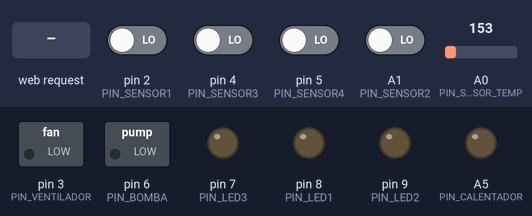
A sketch run on a simulated Arduino Uno, built with avr-gcc and run on an emulated ATmega328P. Parts: switched loads named in the sketch (green lamp = pin HIGH), output pins drawn as LEDs (lit = HIGH). The inputs (shaded band) are chosen by the test bench; at power-on: A1 (PIN_SENSOR2), pin 2 (PIN_SENSOR1), pin 4 (PIN_SENSOR3), pin 5 (PIN_SENSOR4) LOW, A0 (PIN_SENSOR_TEMP) = 153. WiFi joins after 1.5 s; servers stay silent unless stated.

Above: at 1.2 s.
1.3 s: HTTP request GET /?LED1=T received
At 1.6 s:
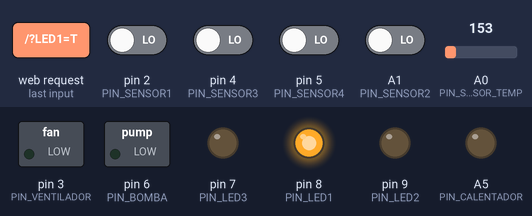
2.8 s: HTTP request GET /?LED2=T received
At 3.9 s:
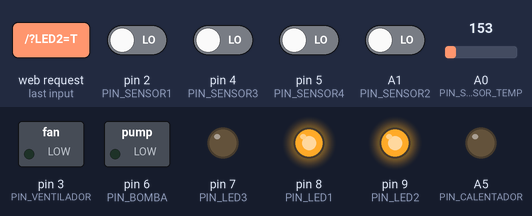
4.3 s: HTTP request GET /?LED1=F received
At 5.1 s:
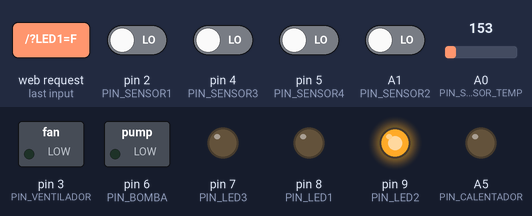
5.8 s: HTTP request GET /?LED3=T received
At 6.2 s:
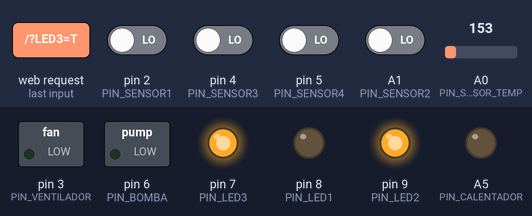
7.3 s: HTTP request GET /?LED2=F received
At 8.5 s:
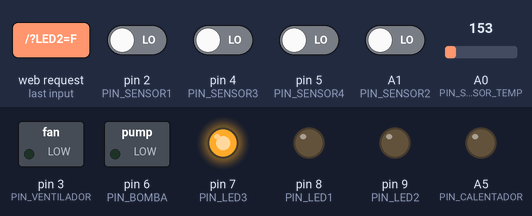
8.8 s: HTTP request GET /?LED3=F received
At 9.7 s:
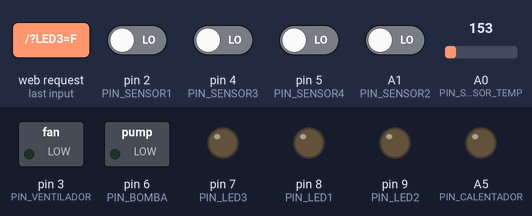
Timing chart, 0 to 11.3 s (numbered marks = the images above; inputs shaded):
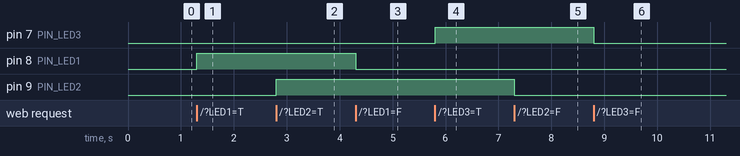

Measured:
- after the input at 1.3 s, pin 8 (PIN_LED1): LOW → HIGH at once
- after the input at 2.8 s, pin 9 (PIN_LED2): LOW → HIGH at once
- after the input at 4.3 s, pin 8 (PIN_LED1): HIGH → LOW at once
- after the input at 5.8 s, pin 7 (PIN_LED3): LOW → HIGH at once
- after the input at 7.3 s, pin 9 (PIN_LED2): HIGH → LOW at once
- after the input at 8.8 s, pin 7 (PIN_LED3): HIGH → LOW at once

The sketch:

Domotica.ino
```cpp
#include <SPI.h>
#include <Ethernet.h>

byte mac[] = { 0xDE, 0xAD, 0xBE, 0xEF, 0xFE, 0xED };
IPAddress ip(10, 5, 208, 35);
EthernetServer servidor(80);

int PIN_LED1 = 8;
int PIN_LED2 = 9;
int PIN_LED3 = 7;
int PIN_SENSOR1 = 2;
int PIN_SENSOR2 = A1;
int PIN_SENSOR3 = 4;
int PIN_SENSOR4 = 5;
int PIN_BOMBA = 6;
int PIN_SENSOR_TEMP = A0;
int PIN_VENTILADOR = 3;
int PIN_CALENTADOR = A5;
String readString = String(30);
String state1 = String(3);
String state2 = String(3);
String state3 = String(3);
String stateBomba = String(3);
String stateVentilador = String(3);
String stateCalentador = String(3);

void setup() {
  Ethernet.begin(mac, ip);
  servidor.begin();
  pinMode(PIN_LED1, OUTPUT);
  pinMode(PIN_LED2, OUTPUT);
  pinMode(PIN_LED3, OUTPUT);
  pinMode(PIN_SENSOR1, INPUT);
  pinMode(PIN_SENSOR2, INPUT);
  pinMode(PIN_SENSOR3, INPUT);
  pinMode(PIN_SENSOR4, INPUT);
  pinMode(PIN_BOMBA, OUTPUT);
  pinMode(PIN_SENSOR_TEMP, INPUT);
  pinMode(PIN_VENTILADOR, OUTPUT);
  pinMode(PIN_CALENTADOR, OUTPUT);
  digitalWrite(PIN_LED1, LOW);
  digitalWrite(PIN_LED2, LOW);
  digitalWrite(PIN_LED3, LOW);
  digitalWrite(PIN_BOMBA, LOW);
  digitalWrite(PIN_VENTILADOR, LOW);
  digitalWrite(PIN_CALENTADOR, LOW);
  state1 = "OFF";
  state2 = "OFF";
  state3 = "OFF";
  stateBomba = "OFF";
  stateVentilador = "OFF";
  stateCalentador = "OFF";
}

void loop() {
  EthernetClient cliente = servidor.available();
  if (cliente) {
    Serial.println("new client");
    boolean lineaenblanco = true;
    while (cliente.connected()) {
      if (cliente.available()) {
        char c = cliente.read();
        if (readString.length() < 30) {
          readString.concat(c);
        }

        if (c == '\n' && lineaenblanco) {
          int LED1 = readString.indexOf("LED1=");
          int LED2 = readString.indexOf("LED2=");
          int LED3 = readString.indexOf("LED3=");
          if (readString.substring(LED1, LED1 + 6) == "LED1=T") {
            digitalWrite(PIN_LED1, HIGH);
            state1 = "ON";
          } else if (readString.substring(LED1, LED1 + 6) == "LED1=F") {
            digitalWrite(PIN_LED1, LOW);
            state1 = "OFF";
          }

          if (readString.substring(LED2, LED2 + 6) == "LED2=T") {
            digitalWrite(PIN_LED2, HIGH);
            state2 = "ON";
          } else if (readString.substring(LED2, LED2 + 6) == "LED2=F") {
            digitalWrite(PIN_LED2, LOW);
            state2 = "OFF";
          }

          if (readString.substring(LED3, LED3 + 6) == "LED3=T") {
            digitalWrite(PIN_LED3, HIGH);
            state3 = "ON";
          } else if (readString.substring(LED3, LED3 + 6) == "LED3=F") {
            digitalWrite(PIN_LED3, LOW);
            state3 = "OFF";
          }

          if (digitalRead(PIN_SENSOR2) == HIGH && digitalRead(PIN_SENSOR3) == LOW && digitalRead(PIN_SENSOR4) == LOW) {
            digitalWrite(PIN_BOMBA, HIGH);
            stateBomba = "ON";
          } else if (digitalRead(PIN_SENSOR2) == HIGH && digitalRead(PIN_SENSOR3) == HIGH && digitalRead(PIN_SENSOR4) == LOW) {
            digitalWrite(PIN_BOMBA, HIGH);
            stateBomba = "ON";
          }else{
            digitalWrite(PIN_BOMBA, LOW);
            stateBomba = "OFF";
          }

          int temperatura = obtenerTemperatura();
          if (temperatura > 26) {
            digitalWrite(PIN_VENTILADOR, HIGH);
            digitalWrite(PIN_CALENTADOR, LOW);
            stateVentilador = "ON";
            stateCalentador = "OFF";
          } else if (temperatura < 15) {
            digitalWrite(PIN_VENTILADOR, LOW);
            digitalWrite(PIN_CALENTADOR, HIGH);
            stateVentilador = "OFF";
            stateCalentador = "ON";
          } else {
            digitalWrite(PIN_VENTILADOR, LOW);
            digitalWrite(PIN_CALENTADOR, LOW);
            stateVentilador = "OFF";
            stateCalentador = "OFF";
          }

          cliente.println("HTTP/1.1 200 OK");
          cliente.println("Content-Type: text/html");
          cliente.println();
          cliente.println("<html>");
          cliente.println("<head>");
          cliente.println("<title>LED ON/OFF</title>");
          cliente.println("</head>");
          cliente.println("<body width=100% height=100%>");
          cliente.println("<center>");
          cliente.println("<h1>LED ON/OFF</h1>");
          cliente.println("<br><br>");
          cliente.println("Estado del LED 1: ");
          cliente.println(state1);
          cliente.println("<br><br>");
          cliente.println("Estado del LED 2: ");
          cliente.println(state2);
          cliente.println("<br><br>");
          cliente.println("Estado del LED 3: ");
          cliente.println(state3);
          cliente.println("<br><br>");
          cliente.println("Estado de la bomba: ");
          cliente.println(stateBomba);
          cliente.println("<br><br>");
          cliente.println("Temperatura: ");
          cliente.println(temperatura);
          cliente.println("°C");
          cliente.println("<br><br>");
          cliente.println("Estado del ventilador: ");
          cliente.println(stateVentilador);
          cliente.println("<br><br>");
          cliente.println("Estado del calentador: ");
          cliente.println(stateCalentador);
          cliente.println("<br><br>");

          cliente.println("Estado del Sensor 1: ");
          cliente.println(obtenerEstadoSensor(PIN_SENSOR1));
          cliente.println("<br><br>");
          cliente.println("Estado del Sensor 2: ");
          cliente.println(obtenerEstadoSensor(PIN_SENSOR2));
          cliente.println("<br><br>");
          cliente.println("Estado del Sensor 3: ");
          cliente.println(obtenerEstadoSensor(PIN_SENSOR3));
          cliente.println("<br><br>");
          cliente.println("Estado del Sensor 4: ");
          cliente.println(obtenerEstadoSensor(PIN_SENSOR4));

          cliente.println("<br><br><br><br>");
          cliente.println("<input type=submit value=ON style=width:200px; heigth:75px onClick=location.href='./LED1=T\'>");
          cliente.println("<input type=submit value=OFF style=width:200px; heigth:75px onClick=location.href='./LED1=F\'>");
          cliente.println("<br><br>");
          cliente.println("<input type=submit value=ON style=width:200px; heigth:75px onClick=location.href='./LED2=T\'>");
          cliente.println("<input type=submit value=OFF style=width:200px; heigth:75px onClick=location.href='./LED2=F\'>");
          cliente.println("<br><br>");
          cliente.println("<input type=submit value=ON style=width:200px; heigth:75px onClick=location.href='./LED3=T\'>");
          cliente.println("<input type=submit value=OFF style=width:200px; heigth:75px onClick=location.href='./LED3=F\'>");
          cliente.println("</center>");
          cliente.println("</body>");
          cliente.println("</html>");
          cliente.stop();
          readString = "";
        }
      }
    }
  }
}

int obtenerTemperatura() {
  int lectura = analogRead(PIN_SENSOR_TEMP);
  float voltage = (lectura / 1024.0) * 5.0;
  float temperaturaC = (voltage - 0.5) * 100.0;
  return (int)temperaturaC;
}

String obtenerEstadoSensor(int pin) {
  int valor = digitalRead(pin);
  if (valor == HIGH) {
    return "ACTIVO";
  } else {
    return "INACTIVO";
  }
}
```
